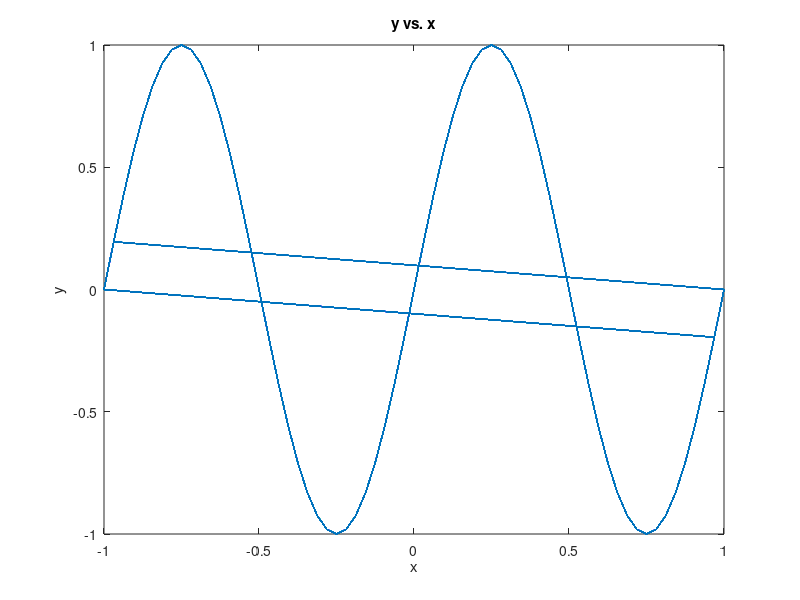

The MATLAB source for this figure: (Note: this script raises an error after producing the figure.)
N = 64;
%% triangle wave
np=64;
T=500;
t=linspace(0,T-1/np,T*np);
x = sawtooth(2*pi*t);
%% Sine wave:                 
np=32;
T=1000;
t=linspace(0,T-1/np,T*np);
y = sin(2*pi*t);
plot(x,y);
title('y vs. x')
xlabel('x')
ylabel('y')
saveas(gcf,'xy','jpg');
%% simulate rnn
net = new_rnn(2,15,2);
net = bptt_start(net, 0.1, 0.0, 1);
IP=[x' y']';
[Target, ACT] = simu_rnn(net, IP);

%% a)
%% perform bptt training and error calculation
neti = new_rnn(2,15,2);
neti = bptt_start(neti, 0.1, 0.0, 1);
[neto, AO, AR] = bptt_train(neti, IP, Target, 0);
mse1 = zeros(1,50);
for i=1:50
mse1(i) = MSE_cal(AO(1:2,10*N*(i-1)+1:10*N*i), Target(1:2,10*N*(i-1)+1:10*N*i));
end;
plot(1:50,mse1);
title('MSE vs. Trajectories')
xlabel('Trajectories*10')
ylabel('MSE during each 10 trajectories')
saveas(gcf,'MSE_a2','jpg');

% total mse for 500 tarjectories 
MSE_a = MSE_cal(AO(1:2,1:500*N), Target(1:2,1:500*N));
%% choose number of Hidden PEs
MSE_m = zeros(1,100);
for m=1:100
neti = new_rnn(2,m,2);
neti = bptt_start(neti, 0.1, 0.0, 1);
[neto, AO, AR] = bptt_train(neti, IP, Target, 0);
MSE_m(m) = MSE_cal(AO(1:2,1:500*N), Target(1:2,1:500*N));
end;
plot(1:100,MSE_m);
title('MSE vs. Number of PEs in Hidden layer')
xlabel('Number of PEs')
ylabel('MSE')
saveas(gcf,'MSE_PE','jpg');
%% b)
IP100 = IP(1:2,1:100*N);
Target100 = Target(1:2,1:100*N);
neti2 = new_rnn(2,15,2);
neti2 = bptt_start(neti2, 0.1, 0.0, 1);
[neto2, AO2, AR2] = bptt_train(neti2, IP100, Target100, 0);
IP400 = IP(1:2,100*N+1:500*N);
Target400 = Target(1:2,99*N+1:499*N);
[neto3, AO3, AR3] = bptt_train(neto2, IP400, Target400, 0);
AO_d = [AO2 AO3];

mse2 = zeros(1,50);
for i=1:50
mse2(i) = MSE_cal(AO_d(1:2,10*N*(i-1)+1:10*N*i), Target(1:2,10*N*(i-1)+1:10*N*i));
end;
% plot(1:50,mse2);
% title('MSE vs. Trajectories')
% xlabel('Trajectories*10')
% ylabel('MSE during each 10 trajectories')
% saveas(gcf,'MSE_b','jpg');

% total mse for 500 tarjectories 
MSE_b = MSE_cal(AO_d(1:2,1:500*N), Target(1:2,1:500*N));

plot(1:50,mse1,'r',1:50,mse2,'b');
title('MSE vs. Trajectories')
xlabel('Trajectories*10')
ylabel('MSE during each 10 trajectories')
legend('Method (a)','Method (b)','Location','NorthEast');
saveas(gcf,'MSE_ab','jpg');
%% halve the period of sine wave 
%% Sine wave:                 
np=32;
T=1000;
t=linspace(0,T-1/np,T*np);
y2 = sin(4*pi*t);
plot(x,y2)
title('y vs. x')
xlabel('x')
ylabel('y')
saveas(gcf,'xy2','jpg');
%% do a) and b)
%% simulate rnn
net = new_rnn(2,15,2);
net = bptt_start(net, 0.1, 0.0, 1);
IP=[x' y2']';
[Target, ACT] = simu_rnn(net, IP);

%% a)
%% perform bptt training and error calculation
neti = new_rnn(2,15,2);
neti = bptt_start(neti, 0.1, 0.0, 1);
[neto, AO, AR] = bptt_train(neti, IP, Target, 0);
mse1 = zeros(1,50);
for i=1:50
mse1(i) = MSE_cal(AO(1:2,10*N*(i-1)+1:10*N*i), Target(1:2,10*N*(i-1)+1:10*N*i));
end;
plot(1:50,mse1);
title('MSE vs. Trajectories')
xlabel('Trajectories*10')
ylabel('MSE during each 10 trajectories')
saveas(gcf,'MSE_a2','jpg');

% total mse for 500 tarjectories 
MSE_a = MSE_cal(AO(1:2,1:500*N), Target(1:2,1:500*N));

IP100 = IP(1:2,1:100*N);
Target100 = Target(1:2,1:100*N);
neti2 = new_rnn(2,15,2);
neti2 = bptt_start(neti2, 0.1, 0.0, 1);
[neto2, AO2, AR2] = bptt_train(neti2, IP100, Target100, 0);
IP400 = IP(1:2,100*N+1:500*N);
Target400 = Target(1:2,99*N+1:499*N);
[neto3, AO3, AR3] = bptt_train(neto2, IP400, Target400, 0);
AO_d = [AO2 AO3];


mse2 = zeros(1,50);
for i=1:50
mse2(i) = MSE_cal(AO_d(1:2,10*N*(i-1)+1:10*N*i), Target(1:2,10*N*(i-1)+1:10*N*i));
end;
% plot(1:50,mse2);
% title('MSE vs. Trajectories')
% xlabel('Trajectories*10')
% ylabel('MSE during each 10 trajectories')
% saveas(gcf,'MSE_b2','jpg');

% total mse for 500 tarjectories 
MSE_b = MSE_cal(AO_d(1:2,1:500*N), Target(1:2,1:500*N));

plot(1:50,mse1,'r',1:50,mse2,'b');
title('MSE vs. Trajectories')
xlabel('Trajectories*10')
ylabel('MSE during each 10 trajectories')
legend('Method (a)','Method (b)','Location','NorthEast');
saveas(gcf,'MSE_ab2','jpg');



